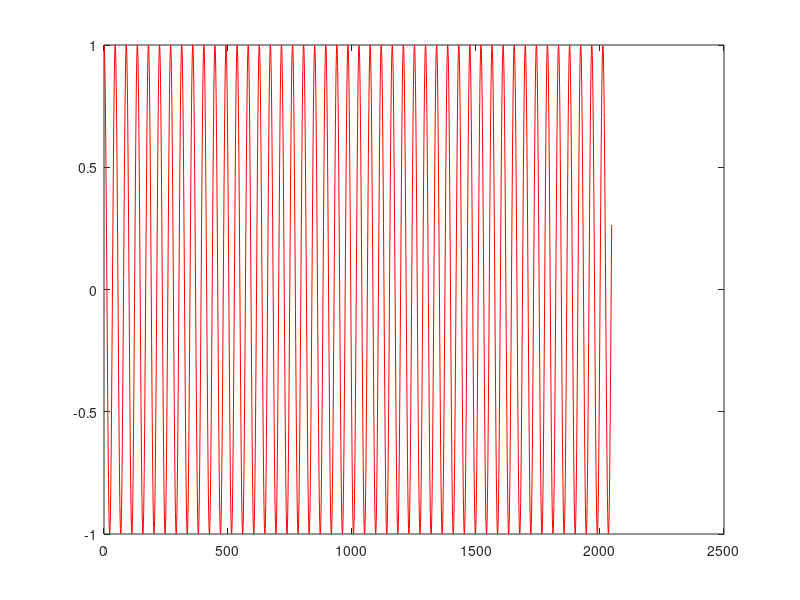

Source code (MATLAB): (Note: this script raises an error after producing the figure.)
j = sqrt(-1);
per1 = 73.6;
shift = 9;
fft_len = 1024;

bin1 = fft_len/per1;
per2 = fft_len/(bin1+shift);

t = 0:2047;
x1 = sin( t/per1*2*pi+1.5 );


x2 = sin( t/per2*2*pi+1.5 );
plot(t, x2, 'r-');
hold on;

tshift = 155;
t2 = (0:1023)+tshift;
xx1 = afft(x1(1+t2));
xx3 = [ zeros(shift, 1); xx1 ];
xx3 = xx3(1:513);
xx3 = xx3*exp(j * 2*pi*tshift*shift/fft_len);
x3 = aifft(xx3);

plot(t2, x3, 'g-');
hold off;
